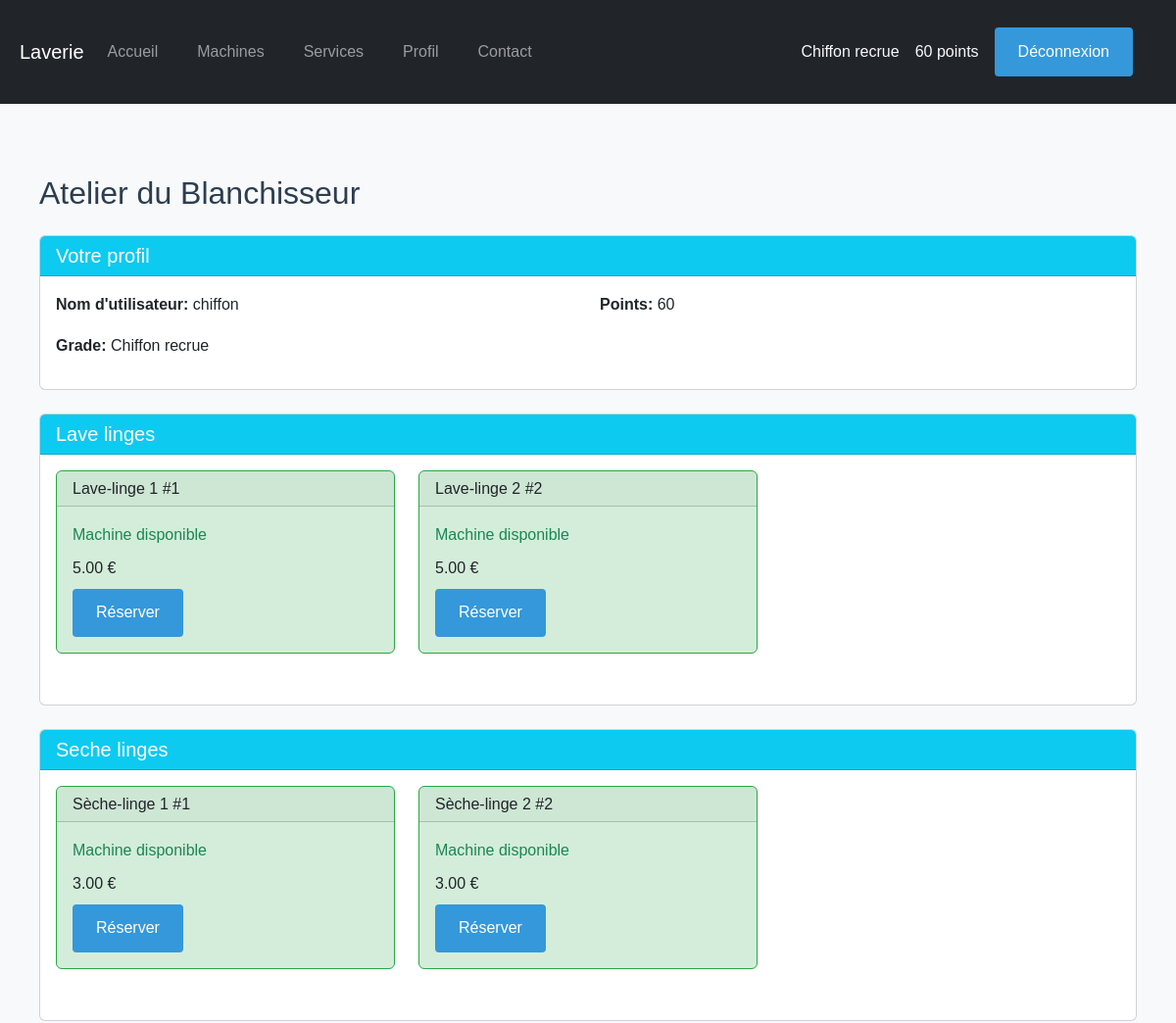
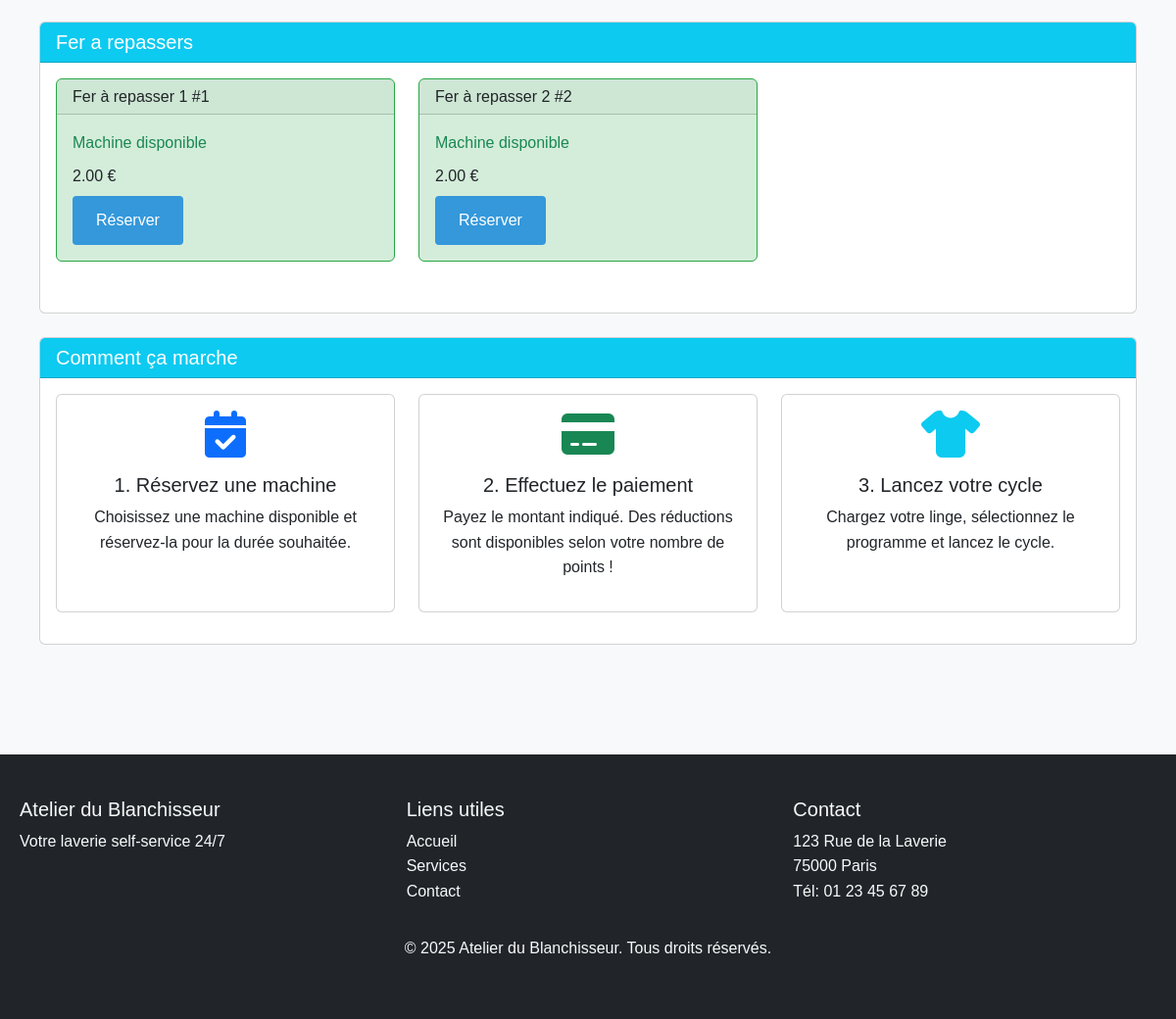
The app's page /dashboard.php (signed in) with its own data (2 pictures, top to bottom).
### tables this page shows
CREATE TABLE IF NOT EXISTS users (
    id INT AUTO_INCREMENT PRIMARY KEY,
    username VARCHAR(50) NOT NULL UNIQUE,
    password VARCHAR(255) NOT NULL,
    points INT DEFAULT 1,
    grade VARCHAR(50) DEFAULT 'Chiffon Recrue',
    is_admin BOOLEAN DEFAULT FALSE,
    created_at TIMESTAMP DEFAULT CURRENT_TIMESTAMP
);

CREATE TABLE IF NOT EXISTS machines (
    id INT AUTO_INCREMENT PRIMARY KEY,
    name VARCHAR(100) NOT NULL,
    type ENUM('lave-linge', 'seche-linge', 'fer-a-repasser') NOT NULL,
    numero INT NOT NULL,
    price INT NOT NULL,
    status ENUM('disponible', 'reserve', 'en_marche', 'maintenance') DEFAULT 'disponible',
    actif BOOLEAN DEFAULT 1,
    created_at TIMESTAMP DEFAULT CURRENT_TIMESTAMP
);

### includes/functions.php (called while the page is built, shortened)
<?php
function isLoggedIn() {
    return isset($_SESSION['user_id']);
}
function isAdmin() {
    global $pdo;
    $stmt = $pdo->prepare("SELECT is_admin FROM users WHERE id = ?");
    $stmt->execute([$_SESSION['user_id']]);
    $user = $stmt->fetch();
    return $user && $user['is_admin'] == 1;
}
?>

### dashboard.php (the view, shortened to what this page needs)
<?php
require_once 'includes/config.php';
require_once 'includes/functions.php';
$stmt = $pdo->query("
    SELECT m.*, r.end_time, u.username, u.grade
    FROM machines m
    LEFT JOIN reservations r ON m.id = r.machine_id AND r.status = 'running'
    LEFT JOIN users u ON r.user_id = u.id
    ORDER BY m.type, m.numero
");
$machines = $stmt->fetchAll();
$machinesByType = [];
foreach ($machines as $machine) {
    $machinesByType[$machine['type']][] = $machine;
}
include 'includes/header.php';
?>
<div class="container dashboard-container">
    <h1 class="mb-4"><?php echo SITE_NAME; ?></h1>
    <div class="card mb-4">
        <div class="card-header bg-info text-white">
            <h2 class="h5 mb-0">Votre profil</h2>
        </div>
        <div class="card-body">
            <div class="row">
                <div class="col-md-6">
                    <p><strong>Nom d'utilisateur:</strong> <?php echo htmlspecialchars($user['username']); ?></p>
                    <p><strong>Grade:</strong> <?php echo htmlspecialchars($user['grade']); ?></p>
                </div>
                <div class="col-md-6">
                    <p><strong>Points:</strong> <?php echo htmlspecialchars($user['points']); ?></p>
                </div>
            </div>
        </div>
    </div>
    <?php foreach ($machinesByType as $type => $typesMachines): ?>
    <div class="card mb-4">
        <div class="card-header bg-info text-white">
            <h2 class="h5 mb-0"><?php echo ucfirst(str_replace('-', ' ', $type)); ?>s</h2>
        </div>
        <div class="card-body">
            <div class="row">
                <?php foreach ($typesMachines as $machine): ?>
                <div class="col-md-4 mb-3">
                    <div class="card machine-card status-<?php echo $machine['status']; ?>" data-machine-id="<?php echo $machine['id']; ?>">
                        <div class="card-header">
                            <h3 class="h6 mb-0">
                                <?php echo htmlspecialchars($machine['name']); ?> #<?php echo htmlspecialchars($machine['numero']); ?>
                            </h3>
                        </div>
                        <div class="card-body">
                            <?php if ($machine['status'] === 'maintenance'): ?>
                                <p class="text-danger mb-0">Machine en maintenance</p>
                            <?php elseif ($machine['status'] === 'reserve'): ?>
                                <p class="text-warning mb-0">Machine réservée</p>
                            <?php else: ?>
                                <p class="text-success mb-0">Machine disponible</p>
                                <form class="reserve-form mt-2" method="POST" action="reserve.php">
                                    <?php if ($user['points'] >= 100): ?>
                                        <div class="mb-2">
                                            <span class="text-decoration-line-through text-muted"><?php echo number_format($machine['price'], 2); ?> €</span>
                                            <span class="text-success"><?php echo number_format($machine['price'] * 0.9, 2); ?> €</span>
                                            <small class="text-success">(-10%)</small>
                                        </div>
                                    <?php else: ?>
                                        <div class="mb-2"><?php echo number_format($machine['price'], 2); ?> €</div>
                                    <?php endif; ?>
                                    <button type="submit" class="btn btn-primary">Réserver</button>
                                </form>
                            <?php endif; ?>
                        </div>
                    </div>
                </div>
                <?php endforeach; ?>
            </div>
        </div>
    </div>
    <?php endforeach; ?>
    <div class="card mb-4">
        <div class="card-header bg-info text-white">
            <h2 class="h5 mb-0">Comment ça marche</h2>
        </div>
        <div class="card-body">
            <div class="row">
                <div class="col-md-4 mb-3">
                    <div class="card h-100">
                        <div class="card-body text-center">
                            <i class="fas fa-calendar-check fa-3x mb-3 text-primary"></i>
                            <h3 class="h5">1. Réservez une machine</h3>
                            <p>Choisissez une machine disponible et réservez-la pour la durée souhaitée.</p>
                        </div>
                    </div>
                </div>
                <div class="col-md-4 mb-3">
                    <div class="card h-100">
                        <div class="card-body text-center">
                            <i class="fas fa-credit-card fa-3x mb-3 text-success"></i>
                            <h3 class="h5">2. Effectuez le paiement</h3>
                            <p>Payez le montant indiqué. Des réductions sont disponibles selon votre nombre de points !</p>
                        </div>
                    </div>
                </div>
                <div class="col-md-4 mb-3">
                    <div class="card h-100">
                        <div class="card-body text-center">
                            <i class="fas fa-tshirt fa-3x mb-3 text-info"></i>
                            <h3 class="h5">3. Lancez votre cycle</h3>
                            <p>Chargez votre linge, sélectionnez le programme et lancez le cycle.</p>
                        </div>
                    </div>
                </div>
            </div>
        </div>
    </div>
</div>
<?php
include 'includes/footer.php';
?>

### includes/header.php (shortened to what this page needs)
<?php
$root_path = dirname(__DIR__);
require_once $root_path . '/includes/config.php';
require_once $root_path . '/includes/functions.php';
if (isLoggedIn()) {
    $stmt = $pdo->prepare("SELECT * FROM users WHERE id = ?");
    $stmt->execute([$_SESSION['user_id']]);
    $user = $stmt->fetch();
}
?>
<!DOCTYPE html>
<html lang="fr">
<head>
    <link href="https://cdn.jsdelivr.net/npm/bootstrap@5.3.0/dist/css/bootstrap.min.css" rel="stylesheet">
    <link href="<?php echo SITE_URL; ?>/assets/css/style.css" rel="stylesheet">
</head>
<body class="bg-light">
    <nav class="navbar navbar-expand-lg navbar-dark bg-dark">
        <div class="container">
            <a class="navbar-brand" href="<?php echo SITE_URL; ?>/index.php">Laverie</a>
            <div class="collapse navbar-collapse" id="navbarNav">
                <ul class="navbar-nav me-auto">
                    <li class="nav-item">
                        <a class="nav-link" href="<?php echo SITE_URL; ?>/index.php">Accueil</a>
                    </li>
                    <?php if (isLoggedIn()): ?>
                    <li class="nav-item">
                        <a class="nav-link" href="<?php echo SITE_URL; ?>/dashboard.php">Machines</a>
                    </li>
                    <li class="nav-item">
                        <a class="nav-link" href="<?php echo SITE_URL; ?>/services.php">Services</a>
                    </li>
                    <li class="nav-item">
                        <a class="nav-link" href="<?php echo SITE_URL; ?>/profil.php">Profil</a>
                    </li>
                    <?php if (isAdmin()): ?>
                    <li class="nav-item">
                        <a class="nav-link" href="<?php echo SITE_URL; ?>/admin.php">Admin</a>
                    </li>
                    <?php endif; ?>
                    <?php endif; ?>
                    <li class="nav-item">
                        <a class="nav-link" href="<?php echo SITE_URL; ?>/contact.php">Contact</a>
                    </li>
                </ul>
                <div class="d-flex align-items-center">
                    <?php if (isLoggedIn()): ?>
                        <span class="text-light me-3">
                            <?php
                            if (isset($user['grade'])) {
                                echo htmlspecialchars($user['grade']);
                            }
                            ?>
                        </span>
                        <span class="text-light me-3">
                            <?php
                            if (isset($user['points'])) {
                                echo htmlspecialchars($user['points']) . ' points';
                            }
                            ?>
                        </span>
                        <a href="<?php echo SITE_URL; ?>/pages/logout.php" class="btn btn-outline-light">Déconnexion</a>
                    <?php else: ?>
                        <a href="<?php echo SITE_URL; ?>/pages/login.php" class="btn btn-outline-light me-2">Connexion</a>
                        <a href="<?php echo SITE_URL; ?>/pages/register.php" class="btn btn-light">Inscription</a>
                    <?php endif; ?>
                </div>
            </div>
        </div>
    </nav>
    <div class="container mt-4">

### assets/css/style.css (style rules this page uses)
* { margin: 0; padding: 0; box-sizing: border-box; }
body { font-family: 'Arial', sans-serif; line-height: 1.6; color: #333; background-color: #f5f5f5; }
.container { max-width: 1200px; margin: 0 auto; padding: 20px; }
nav { background-color: #2c3e50; padding: 1rem; margin-bottom: 2rem; }
nav a { color: white; text-decoration: none; margin-right: 1.5rem; font-weight: 500; }
h1 { color: #2c3e50; margin-bottom: 1.5rem; font-size: 2rem; }
h2 { color: #34495e; margin-bottom: 1rem; font-size: 1.5rem; }
button, .btn { background-color: #3498db; color: white; padding: 0.8rem 1.5rem; border: none; border-radius: 4px; cursor: pointer; font-size: 1rem; }
.machine-card { transition: all 0.3s ease; margin-bottom: 20px; }
.status-disponible { background-color: #d4edda; }

### dashboard.php (style rules this page uses)
.machine-card { transition: all 0.3s ease; }
.machine-card.status-disponible { border-color: #28a745; }

### records on screen
users: grade "Chiffon recrue", points "60", username "chiffon"
machines: name "Lave-linge 1", numero "1", price "5.00"
machines: name "Lave-linge 2", numero "2", price "5.00"
machines: name "Sèche-linge 1", numero "1", price "3.00"
machines: name "Sèche-linge 2", numero "2", price "3.00"
machines: name "Fer à repasser 1", numero "1", price "2.00"
machines: name "Fer à repasser 2", numero "2", price "2.00"

### other values on screen
SITE_NAME "Atelier du Blanchisseur"
str_replace('-', ' ', $type) "Lave linge"
str_replace('-', ' ', $type) "Seche linge"
str_replace('-', ' ', $type) "Fer a repasser"
